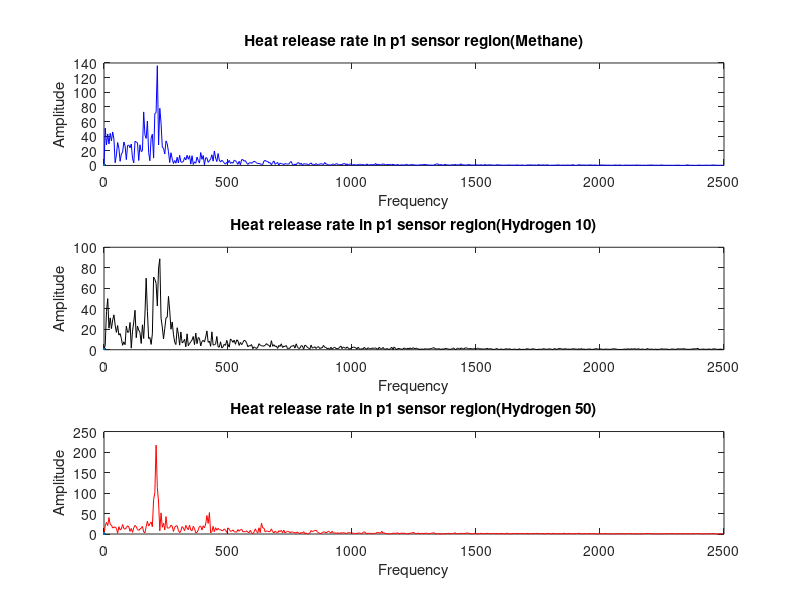
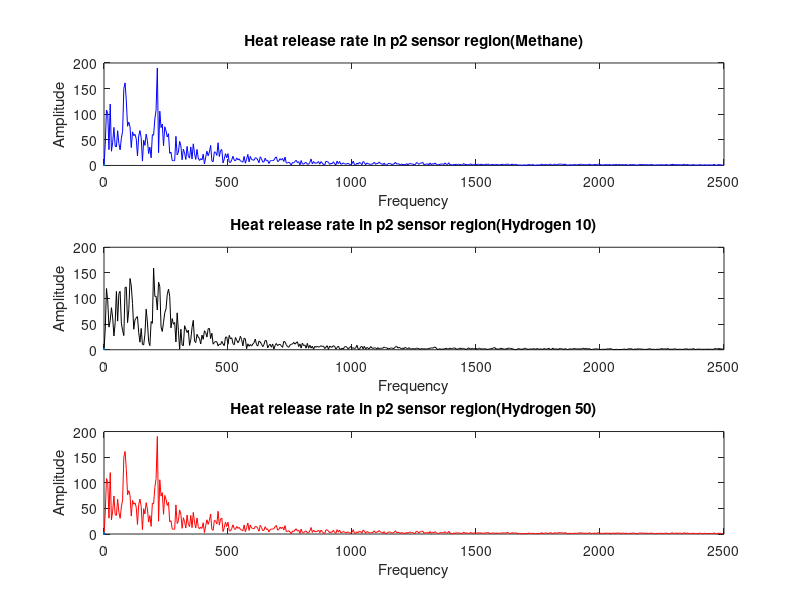

MATLAB code to generate these figures, in order: (Note: this script raises an error after producing the figures.)
load('H50_img.mat')
load('H10_img.mat')
load('H0_img.mat')
M50_p1=M50_p1-mean(M50_p1);
M50_p2=M50_p2-mean(M50_p2);
M10_p1=M10_p1-mean(M10_p1);
M10_p2=M10_p2-mean(M10_p2);
M0_p1=M0_p1-mean(M0_p1);
M0_p2=M0_p2-mean(M0_p2);
t=linspace(0,0.2,1001); t=t(1:end-1);
FFT50_p1 = abs(fftshift(fft(M50_p1)))/500;   % FFT
FFT50_p2 = abs(fftshift(fft(M50_p2)))/500;
FFT10_p1 = abs(fftshift(fft(M10_p1)))/500;
FFT10_p2 = abs(fftshift(fft(M10_p2)))/500;
FFT0_p1 = abs(fftshift(fft(M0_p1)))/500;
FFT0_p2 = abs(fftshift(fft(M0_p2)))/500;
f=(-500:499)/0.2;
%%  Ploting time series= FFT
figure
subplot(3,1,1)
plot(f(501:1000) , FFT0_p1(501:1000) ,'b' , LineWidth = 1)
title("Heat release rate in p1 sensor region(Methane)")
xlabel("Frequency")
ylabel("Amplitude")
subplot(3, 1, 2)
plot(f(501:1000),FFT10_p1(501:1000),'k',LineWidth=1)
title("Heat release rate in p1 sensor region(Hydrogen 10)")
xlabel("Frequency")
ylabel("Amplitude")
subplot(3,1,3)
plot(f(501:1000),FFT50_p1(501:1000),'r',LineWidth=1)
title("Heat release rate in p1 sensor region(Hydrogen 50)")
xlabel("Frequency")
ylabel("Amplitude")
%%  FFT

figure
subplot(3,1,1)
plot(f(501:1000),FFT0_p2(501:1000),'b',LineWidth=1)
title("Heat release rate in p2 sensor region(Methane)")
xlabel("Frequency")
ylabel("Amplitude")
subplot(3,1,2)
plot(f(501:1000),FFT10_p2(501:1000),'k',LineWidth=1)
title("Heat release rate in p2 sensor region(Hydrogen 10)")
xlabel("Frequency")
ylabel("Amplitude")
subplot(3,1,3)
plot(f(501:1000),FFT0_p2(501:1000),'r',LineWidth=1)
title("Heat release rate in p2 sensor region(Hydrogen 50)")
xlabel("Frequency")
ylabel("Amplitude")

%%
a50=sum(FFT50_p2>30);
a10=sum(FFT10_p2>30);
a0=sum(FFT0_p2>30);  %No of frequencies greater than 20 unit amp
%% methane,HYD 10,HYD 50 CWT
[wt0_p1,fw0_p1] = cwt(M0_p1,5000);  %p1
[wt0_p2,fw0_p2] = cwt(M0_p2,5000);  %p2
[wt10_p1,fw10_p1] = cwt(M10_p1,5000);
[wt10_p2,fw10_p2] = cwt(M10_p2,5000);
[wt50_p1,fw50_p1] = cwt(M50_p1,5000);
[wt50_p2,fw50_p2] = cwt(M50_p2,5000);
%% Plotting Wavelet
figure
title("Methane: P1 sensor region")
waveletplot(t,fw0_p1,wt0_p1)
figure
title("Hyd10: P1 sensor region")
waveletplot(t,fw10_p1,wt10_p1)
figure
title("Hyd50: P1 sensor region")
waveletplot(t,fw50_p1,wt50_p1)

figure
title("Methane: P2 sensor region")
waveletplot(t,fw0_p2,wt0_p2)
figure
title("Hyd10: P2 sensor region")
waveletplot(t,fw10_p2,wt10_p2)
figure
title("Hyd50: P2 sensor region")
waveletplot(t,fw50_p2,wt50_p2)

%% Time Series
figure
subplot(3,1,1)
plot(M0_p1,'r',LineWidth=0.7)
title("Heat release rate in p1 sensor region(Methane)")
xlabel("time")
ylabel("Heat release rate")
subplot(3,1,2)
plot(M10_p1,'k',LineWidth=0.7)
title("Heat release rate in p1 sensor region(Hydrogen 10)")
xlabel("time")
ylabel("Heat release rate")
subplot(3,1,3)
plot(M50_p1, 'b' , LineWidth = 0.7)
title("Heat release rate in p1 sensor region(Hydrogen 50)")
xlabel("time")
ylabel("Heat release rate")
%%
figure
subplot(3,1,1)
plot(M0_p2,'r',LineWidth=0.7)
title("Heat release rate in p2 sensor region(Methane)")
xlabel("time")
ylabel("Heat release rate")
subplot(3,1,2)
plot(M10_p2,'k',LineWidth=0.7)
title("Heat release rate in p2 sensor region(Hydrogen 10)")
xlabel("time")
ylabel("Heat release rate")
subplot(3,1,3)
plot(M50_p2, 'b' , LineWidth = 0.7)
title("Heat release rate in p2 sensor region(Hydrogen 50)")
xlabel("time")
ylabel("Heat release rate")

spectrogram(M50_p2, 320, [], [], 5000,'yaxis')








function waveletplot(t,fw,wt)
surface(t,fw,abs(wt));
shading flat
axis tight
set(gca,'yscale','log')

xlabel("Time")
ylabel("Frequency")
colormap jet
colorbar
end